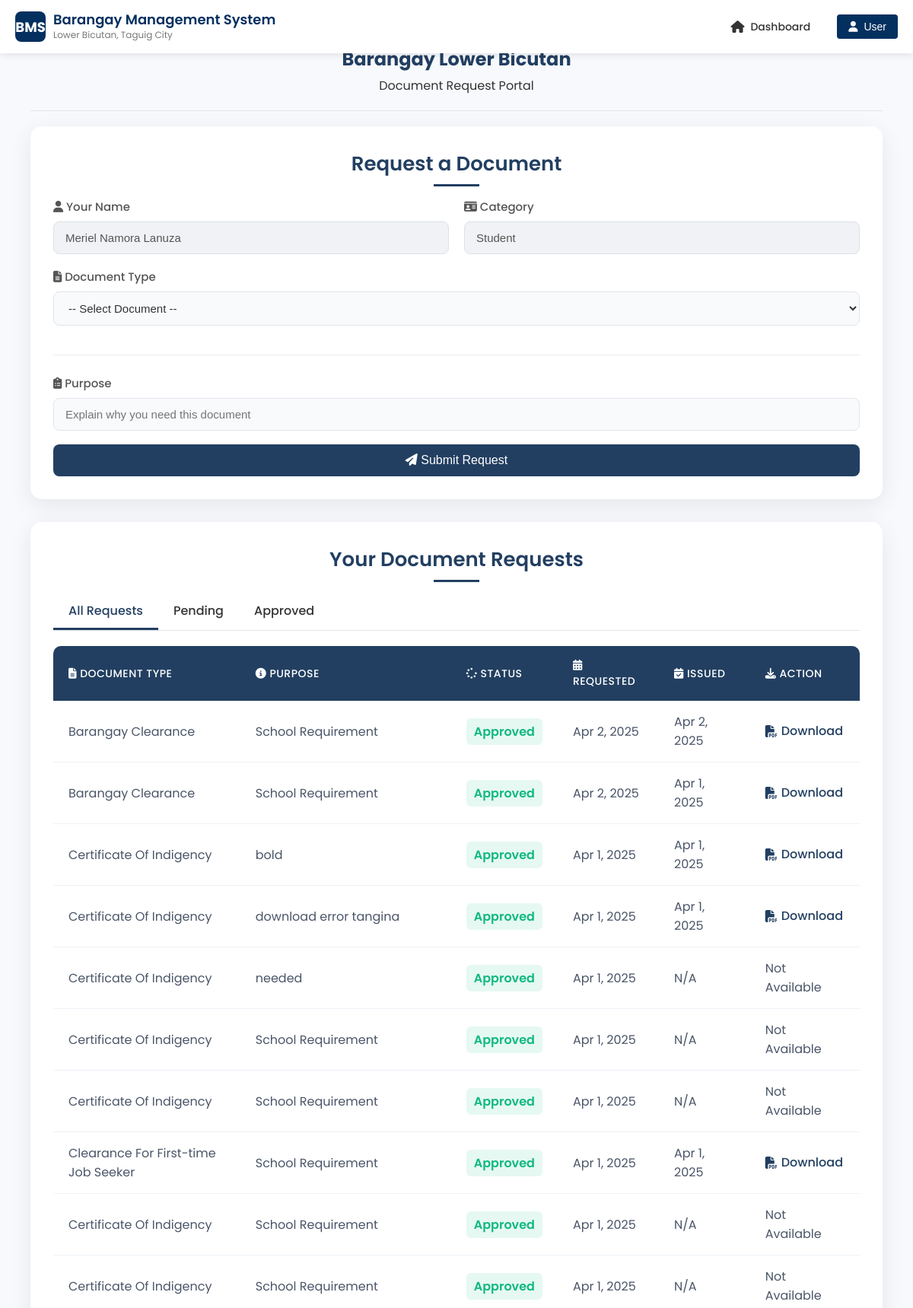
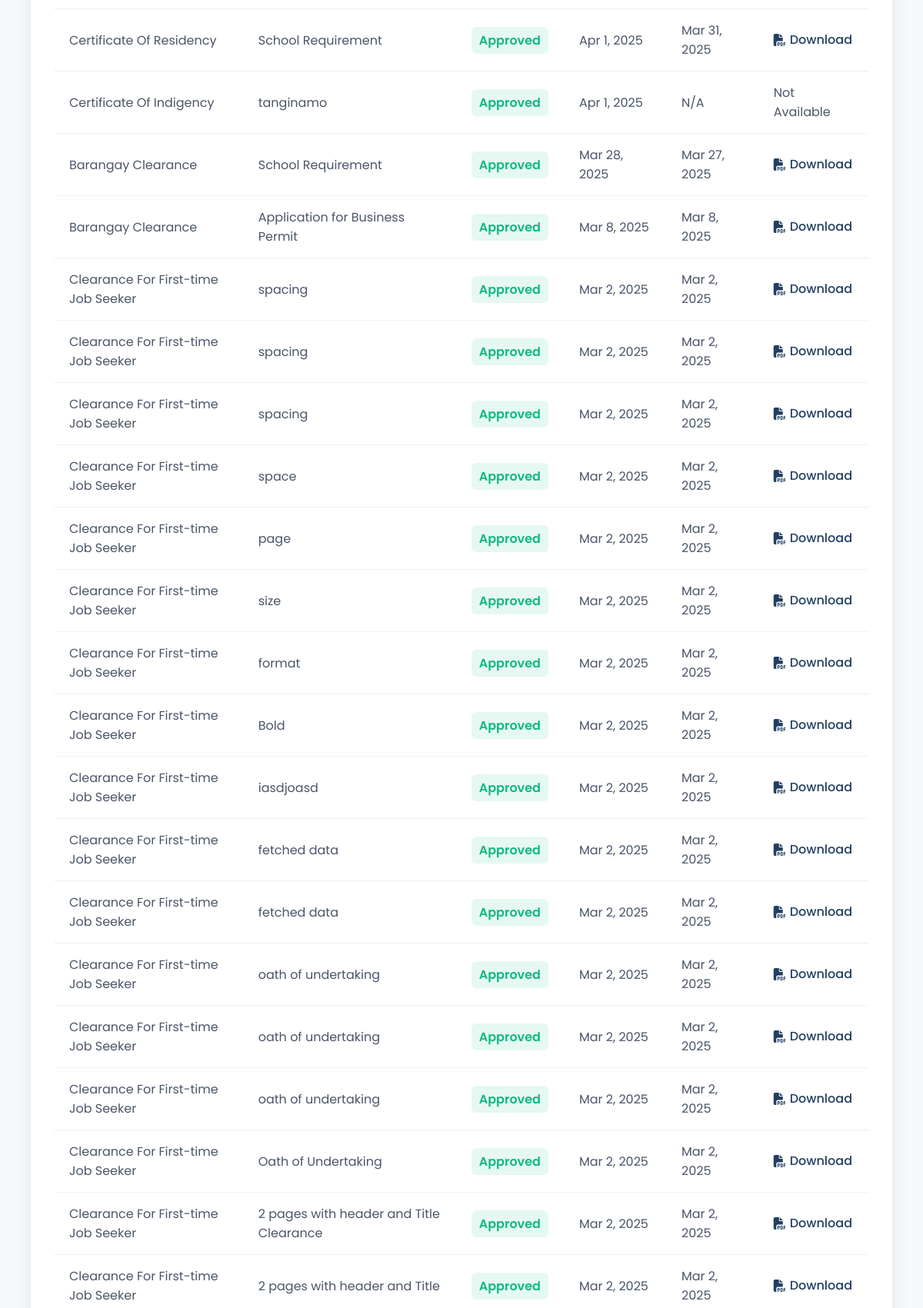
Page /user/document_process.php (signed in, upper part) on the committed database (2 pictures, top to bottom).
### tables this page shows
CREATE TABLE `residents` (
  `resident_id` int(11) NOT NULL,
  `user_id` int(11) NOT NULL,
  `address` varchar(255) NOT NULL,
  `fname` varchar(255) NOT NULL,
  `mname` varchar(255) NOT NULL,
  `lname` varchar(255) NOT NULL,
  `place_of_birth` varchar(255) NOT NULL,
  `age` int(11) NOT NULL,
  `civil_status` varchar(50) NOT NULL,
  `occupation` varchar(255) NOT NULL,
  `citizenship` varchar(100) NOT NULL,
  `voter_status` enum('Yes','No') NOT NULL,
  `birthdate` date DEFAULT NULL,
  `title` varchar(255) NOT NULL,
  `phone` varchar(25) NOT NULL,
  `profile_image` varchar(255) DEFAULT NULL,
  `years_of_residency` int(11) NOT NULL DEFAULT 0,
  `valid_id` varchar(255) DEFAULT NULL,
  `verification_status` enum('Approved','Rejected','Deactivate','Pending') NOT NULL DEFAULT 'Pending'
);

CREATE TABLE `documents` (
  `document_id` int(11) NOT NULL,
  `user_id` int(11) NOT NULL,
  `document_type` enum('Certificate of Indigency','Certificate of Residency','Barangay Clearance','Barangay Business Clearance','Clearance for First-time Job Seeker') NOT NULL,
  `purpose` varchar(255) NOT NULL,
  `status` enum('pending','approved','rejected') DEFAULT NULL,
  `request_date` timestamp NOT NULL DEFAULT current_timestamp(),
  `issue_date` timestamp NULL DEFAULT NULL,
  `file_path` varchar(255) DEFAULT NULL,
  `receipt_file` varchar(255) DEFAULT NULL,
  `pdf_file` varchar(255) DEFAULT NULL
);

### user/document_process.php (the view, shortened to what this page needs)
<?php
include '../includes/config.php';
include '../includes/header.php';
$user_id = $_SESSION['user_id'];
$sql = "SELECT fname, mname, lname, occupation FROM residents WHERE user_id = ?";
$stmt = mysqli_prepare($conn, $sql);
mysqli_stmt_bind_param($stmt, "i", $user_id);
mysqli_stmt_execute($stmt);
$result = mysqli_stmt_get_result($stmt);
$user = mysqli_fetch_assoc($result);
$full_name = ($user) ? trim("{$user['fname']} {$user['mname']} {$user['lname']}") : 'Unknown User';
$default_category = 'regular';
$category_locked = false;
if (isset($user['occupation'])) {
    $occupation = strtolower($user['occupation']);
    if (strpos($occupation, 'student') !== false) {
        $default_category = 'student';
        $category_locked = true;
    } elseif (strpos($occupation, 'senior') !== false || strpos($occupation, 'retired') !== false) {
        $default_category = 'senior';
        $category_locked = true;
    }
}
$request_sql = "SELECT document_id, document_type, purpose, status, request_date, issue_date, file_path
                FROM documents WHERE user_id = ? ORDER BY request_date DESC";
$request_stmt = mysqli_prepare($conn, $request_sql);
mysqli_stmt_bind_param($request_stmt, "i", $user_id);
mysqli_stmt_execute($request_stmt);
$request_result = mysqli_stmt_get_result($request_stmt);
?>
<!DOCTYPE html>
<html lang="en">
<head>
    <link rel="stylesheet" href="https://cdnjs.cloudflare.com/ajax/libs/font-awesome/6.2.0/css/all.min.css">
</head>
<body>
<div class="page-wrapper">
    <div class="barangay-header">
        <h1 class="barangay-name">Barangay Lower Bicutan</h1>
        <p>Document Request Portal</p>
    </div>
    <div class="container">
        <h2>Request a Document</h2>
        <form action="" method="POST" enctype="multipart/form-data" id="documentForm">
            <div class="form-row">
                <div class="form-col">
                    <div class="form-group">
                        <label for="name"><i class="fas fa-user"></i> Your Name</label>
                        <input type="text" id="name" name="name" value="<?php echo htmlspecialchars($full_name); ?>" readonly class="locked-field">
                    </div>
                </div>
                <div class="form-col">
                    <div class="form-group">
                        <label for="age_category"><i class="fas fa-id-card"></i> Category</label>
                        <?php if ($category_locked): ?>
                            <input type="text" id="age_category_display" value="<?php echo ucfirst($default_category); ?>" readonly class="locked-field">
                        <?php endif; ?>
                    </div>
                </div>
            </div>
            <div class="form-section">
                <div class="form-group">
                    <label for="document_type"><i class="fas fa-file-alt"></i> Document Type</label>
                    <select id="document_type" name="document_type" required onchange="togglePaymentFields()">
                        <option value="">-- Select Document --</option>
                    </select>
                </div>
            </div>
            <div class="form-group">
                <label for="purpose"><i class="fas fa-clipboard-list"></i> Purpose</label>
                <input type="text" id="purpose" name="purpose" required placeholder="Explain why you need this document">
            </div>
            <button type="submit" class="btn btn-full">
                <i class="fas fa-paper-plane"></i> Submit Request
            </button>
        </form>
    </div>
    <div class="container">
        <h2>Your Document Requests</h2>
        <div class="nav-tabs">
            <div class="nav-tab active" onclick="showTab('all-tab')">All Requests</div>
            <div class="nav-tab" onclick="showTab('pending-tab')">Pending</div>
            <div class="nav-tab" onclick="showTab('approved-tab')">Approved</div>
        </div>
        <div class="table-container">
            <?php if (mysqli_num_rows($request_result) > 0): ?>
                <table>
                    <thead>
                        <tr>
                            <th><i class="fas fa-file-alt"></i> Document Type</th>
                            <th><i class="fas fa-info-circle"></i> Purpose</th>
                            <th><i class="fas fa-spinner"></i> Status</th>
                            <th><i class="fas fa-calendar-alt"></i> Requested</th>
                            <th><i class="fas fa-calendar-check"></i> Issued</th>
                            <th><i class="fas fa-download"></i> Action</th>
                        </tr>
                    </thead>
                    <tbody>
                        <?php while ($row = mysqli_fetch_assoc($request_result)): ?>
                            <tr class="request-row <?php echo 'status-' . strtolower($row['status']) . '-row'; ?>">
                                <td><?php echo htmlspecialchars(ucwords(str_replace('_', ' ', $row['document_type']))); ?></td>
                                <td><?php echo htmlspecialchars($row['purpose']); ?></td>
                                <td>
                                    <span class="<?php echo 'status-' . strtolower($row['status']); ?>">
                                        <?php echo ucfirst($row['status']); ?>
                                    </span>
                                </td>
                                <td><?php echo date("M j, Y", strtotime($row['request_date'])); ?></td>
                                <td><?php echo $row['issue_date'] ? date("M j, Y", strtotime($row['issue_date'])) : 'N/A'; ?></td>
                                <td>
                                    <?php if ($row['status'] === 'approved' && !empty($row['file_path'])): ?>
                                        <a href="<?php echo htmlspecialchars($row['file_path']); ?>" download class="download-link">
                                            <i class="fas fa-file-pdf"></i> Download
                                        </a>
                                    <?php else: ?>
                                        <span class="not-available">Not Available</span>
                                    <?php endif; ?>
                                </td>
                            </tr>
                        <?php endwhile; ?>
                    </tbody>
                </table>
            <?php endif; ?>
        </div>
    </div>
</div>
</body>
</html>

### includes/header.php (style rules this page uses)
:root { --primary-color: #043060; --primary-light: #0d4a8f; --accent-color: #4CAF50; --text-color: #333; --text-light: #777; --bg-light: #f5f7fa; --white: #fff; --header-height: 70px; --shadow: 0 2px 10px rgba(0, 0, 0, 0.1); --transition: all 0.3s ease; }
* { margin: 0; padding: 0; box-sizing: border-box; }
body { font-family: 'Segoe UI', Tahoma, Geneva, Verdana, sans-serif; background-color: var(--bg-light); color: var(--text-color); padding-top: var(--header-height); }

### user/document_process.php (style rules this page uses)
body { font-family: 'Poppins', sans-serif; background-color: #f7f9fc; margin: 0; padding: 0; color: #333; }
.locked-field { background-color: #f0f2f5; cursor: not-allowed; border-color: #dde1e7; color: #555; }
.page-wrapper { max-width: 1200px; margin: 30px auto; padding: 20px; padding-top: 10px; }
.container { background-color: #ffffff; border-radius: 15px; box-shadow: 0 8px 30px rgba(0, 0, 0, 0.08); padding: 30px; margin-bottom: 30px; transition: all 0.3s ease; }
h2 { color: #223F61; font-size: 26px; margin-bottom: 25px; position: relative; text-align: center; font-weight: 600; }
h2:after { content: ''; position: absolute; width: 60px; height: 3px; background-color: #223F61; bottom: -10px; left: 50%; transform: translateX(-50%); }
.form-group { margin-bottom: 18px; }
label { display: block; font-size: 15px; margin-bottom: 8px; color: #555; font-weight: 500; }
input, select { width: 100%; padding: 12px 15px; border: 1px solid #e1e5ea; border-radius: 8px; font-size: 15px; transition: all 0.3s; color: #333; background-color: #f9fafc; }
input[readonly] { background-color: #f0f2f5; cursor: not-allowed; border-color: #dde1e7; }
.form-section { margin-bottom: 25px; padding-bottom: 20px; border-bottom: 1px solid #eaecef; }
.form-row { display: flex; flex-wrap: wrap; margin: 0 -10px; }
.form-col { flex: 1; padding: 0 10px; min-width: 200px; }
.btn { display: inline-block; background-color: #223F61; color: white; padding: 12px 25px; border: none; border-radius: 8px; font-size: 16px; font-weight: 500; cursor: pointer; transition: all 0.3s; width: auto; text-align: center; }
.btn-full { width: 100%; }
.table-container { overflow-x: auto; margin-top: 20px; }
table { width: 100%; border-collapse: separate; border-spacing: 0; background-color: white; border-radius: 10px; overflow: hidden; box-shadow: 0 4px 15px rgba(0, 0, 0, 0.05); }
thead { background-color: #223F61; color: white; }
th { padding: 15px 20px; text-align: left; font-weight: 500; text-transform: uppercase; font-size: 14px; letter-spacing: 0.5px; }
td { padding: 15px 20px; border-bottom: 1px solid #edf2f7; color: #4a5568; }
.status-approved { color: #10b981; font-weight: 600; display: inline-block; padding: 5px 10px; border-radius: 6px; background-color: rgba(16, 185, 129, 0.1); }
.download-link { color: #223F61; text-decoration: none; font-weight: 500; display: inline-flex; align-items: center; transition: all 0.3s; }
.download-link i { margin-right: 5px; }
.nav-tabs { display: flex; border-bottom: 1px solid #e1e5ea; margin-bottom: 20px; }
.nav-tab { padding: 10px 20px; border-bottom: 3px solid transparent; cursor: pointer; font-weight: 500; }
.nav-tab.active { color: #223F61; border-bottom-color: #223F61; }
.barangay-header { text-align: center; margin-bottom: 20px; padding-bottom: 20px; border-bottom: 1px solid #e1e5ea; }
.barangay-name { color: #223F61; font-size: 24px; font-weight: 700; margin-bottom: 5px; }

### rows in the picture
residents: name "Meriel Namora Lanuza", occupation "Student"
documents: document_type "Barangay Clearance", purpose "School Requirement", status "Approved", request_date "Apr 2, 2025", issue_date "Apr 2, 2025"
documents: document_type "Barangay Clearance", purpose "School Requirement", status "Approved", request_date "Apr 2, 2025", issue_date "Apr 1, 2025"
documents: document_type "Certificate Of Indigency", purpose "bold", status "Approved", request_date "Apr 1, 2025", issue_date "Apr 1, 2025"
documents: document_type "Certificate Of Indigency", purpose "download error tangina", status "Approved", request_date "Apr 1, 2025", issue_date "Apr 1, 2025"
documents: document_type "Certificate Of Indigency", purpose "needed", status "Approved", request_date "Apr 1, 2025", shows "N/A", shows "Not Available"
documents: document_type "Certificate Of Indigency", purpose "School Requirement", status "Approved", request_date "Apr 1, 2025", shows "N/A", shows "Not Available"
documents: document_type "Certificate Of Indigency", purpose "School Requirement", status "Approved", request_date "Apr 1, 2025", shows "N/A", shows "Not Available"
documents: document_type "Clearance For First-time Job Seeker", purpose "School Requirement", status "Approved", request_date "Apr 1, 2025", issue_date "Apr 1, 2025"
documents: document_type "Certificate Of Indigency", purpose "School Requirement", status "Approved", request_date "Apr 1, 2025", shows "N/A", shows "Not Available"
documents: document_type "Certificate Of Indigency", purpose "School Requirement", status "Approved", request_date "Apr 1, 2025", shows "N/A", shows "Not Available"
documents: document_type "Certificate Of Residency", purpose "School Requirement", status "Approved", request_date "Apr 1, 2025", issue_date "Mar 31, 2025"
documents: document_type "Certificate Of Indigency", purpose "tanginamo", status "Approved", request_date "Apr 1, 2025", shows "N/A", shows "Not Available"
documents: document_type "Barangay Clearance", purpose "School Requirement", status "Approved", request_date "Mar 28, 2025", issue_date "Mar 27, 2025"
documents: document_type "Barangay Clearance", purpose "Application for Business Permit", status "Approved", request_date "Mar 8, 2025", issue_date "Mar 8, 2025"
documents: document_type "Clearance For First-time Job Seeker", purpose "spacing", status "Approved", request_date "Mar 2, 2025", issue_date "Mar 2, 2025"
documents: document_type "Clearance For First-time Job Seeker", purpose "spacing", status "Approved", request_date "Mar 2, 2025", issue_date "Mar 2, 2025"
documents: document_type "Clearance For First-time Job Seeker", purpose "spacing", status "Approved", request_date "Mar 2, 2025", issue_date "Mar 2, 2025"
documents: document_type "Clearance For First-time Job Seeker", purpose "space", status "Approved", request_date "Mar 2, 2025", issue_date "Mar 2, 2025"
documents: document_type "Clearance For First-time Job Seeker", purpose "page", status "Approved", request_date "Mar 2, 2025", issue_date "Mar 2, 2025"
documents: document_type "Clearance For First-time Job Seeker", purpose "size", status "Approved", request_date "Mar 2, 2025", issue_date "Mar 2, 2025"
documents: document_type "Clearance For First-time Job Seeker", purpose "format", status "Approved", request_date "Mar 2, 2025", issue_date "Mar 2, 2025"
documents: document_type "Clearance For First-time Job Seeker", purpose "Bold", status "Approved", request_date "Mar 2, 2025", issue_date "Mar 2, 2025"
documents: document_type "Clearance For First-time Job Seeker", purpose "iasdjoasd", status "Approved", request_date "Mar 2, 2025", issue_date "Mar 2, 2025"
documents: document_type "Clearance For First-time Job Seeker", purpose "fetched data", status "Approved", request_date "Mar 2, 2025", issue_date "Mar 2, 2025"
documents: document_type "Clearance For First-time Job Seeker", purpose "fetched data", status "Approved", request_date "Mar 2, 2025", issue_date "Mar 2, 2025"
documents: document_type "Clearance For First-time Job Seeker", purpose "oath of undertaking", status "Approved", request_date "Mar 2, 2025", issue_date "Mar 2, 2025"
documents: document_type "Clearance For First-time Job Seeker", purpose "oath of undertaking", status "Approved", request_date "Mar 2, 2025", issue_date "Mar 2, 2025"
documents: document_type "Clearance For First-time Job Seeker", purpose "oath of undertaking", status "Approved", request_date "Mar 2, 2025", issue_date "Mar 2, 2025"
documents: document_type "Clearance For First-time Job Seeker", purpose "Oath of Undertaking", status "Approved", request_date "Mar 2, 2025", issue_date "Mar 2, 2025"
documents: document_type "Clearance For First-time Job Seeker", purpose "2 pages with header and Title Clearance", status "Approved", request_date "Mar 2, 2025", issue_date "Mar 2, 2025"
documents: document_type "Clearance For First-time Job Seeker", purpose "2 pages with header and Title", status "Approved", request_date "Mar 2, 2025", issue_date "Mar 2, 2025"
